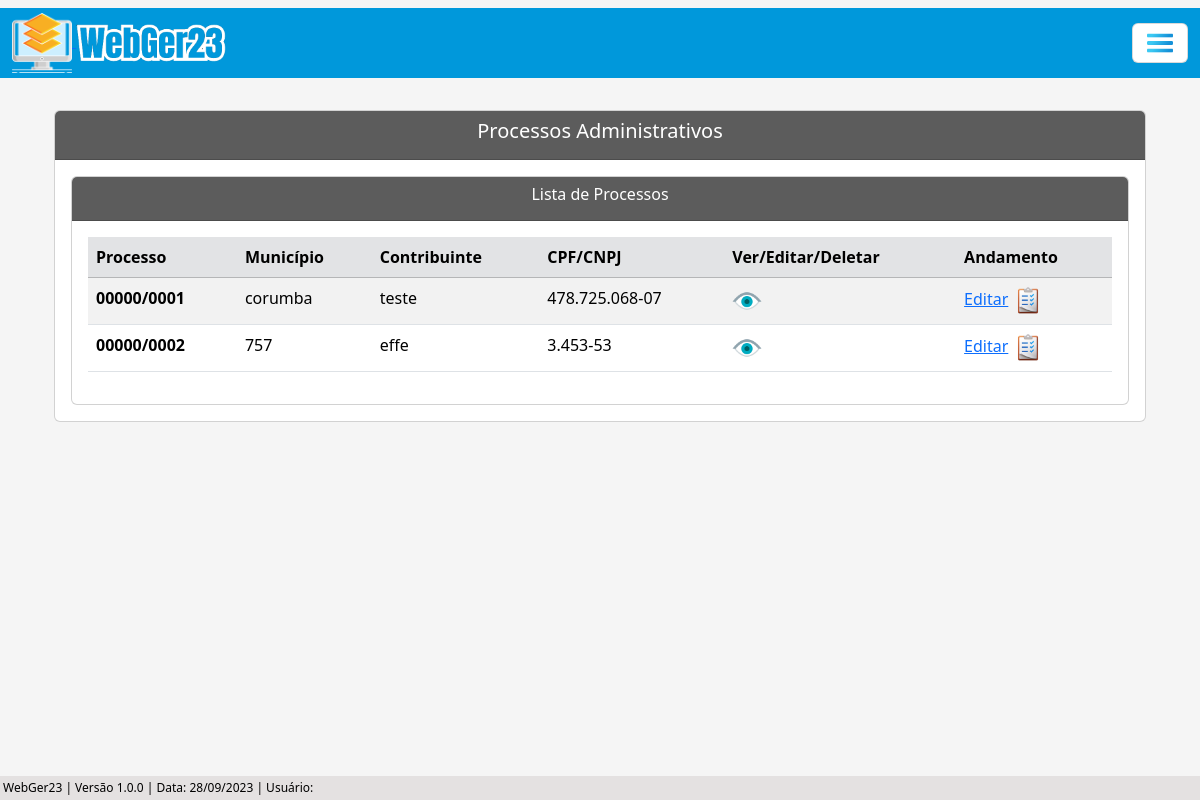
The page /listar/processo-adm/ on the database its author committed.
### processo/models.py (models this page shows, shortened)
class Base(models.Model): # Classe base, será herdada pelas outras classes
    data_criacao = models.DateField('data_criação', auto_now_add=True)
    data_alteracao = models.DateField('Alterado', auto_now=True)
    ativo = models.BooleanField('Ativo?', default=True)
    class Meta:
        abstract = True

class ProcessoAdm(Base):
    tipo_pessoas = (
        ('Física', 'Física'), ('Jurídica', 'Jurídica'),
    )
    criador_processo_adm = models.ForeignKey(get_user_model(), verbose_name='Usuário Criador', on_delete=models.CASCADE) # Usuário que criou o processo, utilizando chave primária com o get_user_model do django, para utilizar o usuário logado automaticamente
    numero = models.CharField(unique=True, verbose_name='N°', max_length=10) # Número do processo
    municipio = models.CharField(max_length=50, verbose_name='Município') # Município
    uf = models.CharField(max_length=2) # UF
    data_inicial = models.DateField(blank=True, null=True) # Data Inicial do Período do processo
    data_final = models.DateField(blank=True, null=True) # Data final do Período do processo
    data_div_ativa = models.DateField(blank=True, null=True) # Data dívida ativa
    valor_atributo = models.CharField(max_length=14, blank=True, null=True)  # Valor do atributo
    valor_multa = models.CharField(max_length=14, blank=True, null=True) # Valor da multa
    valor_credito = models.CharField(max_length=14, blank=True, null=True) # Valor do crédito
    valor_atualizado = models.CharField(max_length=14, blank=True, null=True) # Valor do atualizado
    data_valor_atualizado = models.DateField(blank=True, null=True) # Data valor atualizado
    nome_contribuinte = models.CharField(max_length=50)  # Nome / Razão Social
    tipo_pessoa = models.CharField(max_length=50, choices=tipo_pessoas) # Física / Jurídica
    documento = models.CharField(max_length=20, verbose_name='CPF/CNPJ', unique=True) # CPF / CNPJ
    nome_fantasia = models.CharField(max_length=50, blank=True, null=True) # Nome Fantasia
    email = models.EmailField(max_length=50, blank=True, null=True) # E-mail
    endereco = models.CharField(max_length=150) # Rua
    complemento = models.CharField(max_length=50, blank=True, null=True) # Complemento
    municipio_contribuinte = models.CharField(max_length=50, blank=True, null=True) # Município Contribuinte
    uf_contribuinte = models.CharField(max_length=2, verbose_name='UF', blank=True, null=True) # UF Contribuinte
    cep = models.CharField(max_length=10, blank=True, null=True) # CEP
    telefone = models.CharField(max_length=20, blank=True, null=True) # Telefone
    celular = models.CharField(max_length=20, blank=True, null=True) # Celular

### processo/views.py (the view)
# urls.py: path('listar/processo-adm/', ProcessoAdmList.as_view(), name='proc-adm-list'),
class ProcessoAdmList(ListView):
    model = ProcessoAdm
    template_name = 'processos/lists/processo_adm_list.html'

### processo/templates/processos/lists/processo_adm_list.html (shortened to what this page needs)
{% extends 'index.html' %}
{% load static %}
{% block conteudo %}
    <div class="container p-4">
        <div class="card">
            <div class="card-header text-white" style="background-color: #5c5c5c;">
                <h5 style="text-align: center;">Processos Administrativos</h5>
            </div>
            <div class="card-body">
                <div class="card">
                    <div class="card-header text-white" style="background-color: #5c5c5c;; text-align: center;">
                    <h6>Lista de Processos</h6>
                    </div>
                    <div class="card-body">
                        <div class="table-responsive">
                            <table class="table table-striped" id="tabela-listar">
                                <thead>
                                    <tr class="table-secondary">
                                        <th>Processo</th>
                                        <th>Município</th>
                                        <th>Contribuinte</th>
                                        <th>CPF/CNPJ</th>
                                        <th>Ver/Editar/Deletar</th>
                                        <th>Andamento</th>
                                    </tr>
                                </thead>
                                <tbody>
                                    {% for processo in object_list %}
                                    <tr>
                                        <td><b>{{ processo.numero }}</b></td>
                                        <td>{{ processo.municipio }}</td>
                                        <td>{{ processo.nome_contribuinte }}</td>
                                        <td>{{ processo.documento }}</td>
                                            <td>
                                                <a href="{% url 'proc-adm-view' processo.pk %}"><img src="{% static 'img/olho3.png' %}" width="30"></i></a>
                                            </td>
                                        <td>
                                            <a href="{% url 'andamento-adm-list-update' processo.pk %}">Editar</a>
                                            <a href="{% url 'andamento-adm-list' processo.pk %}"><img src="{% static 'img/listar.png' %}" width="30"></a>
                                        </td>
                                    </tr>
                                    {% endfor %}
                                </tbody>
                            </table>
                        </div>
                    </div>
                </div>
            </div>
        </div>
    </div>
    <br>
    {% endblock %}

### core/static/css/estilos.css (style rules this page uses)
body { background-color: whitesmoke; margin: 0; padding: 0; display: flex; flex-direction: column; min-height: 100vh; position: relative; }

### rows shown on the page
ProcessoAdm: numero "00000/0001", municipio "corumba", nome_contribuinte "teste", documento "478.725.068-07"
ProcessoAdm: numero "00000/0002", municipio "757", nome_contribuinte "effe", documento "3.453-53"
